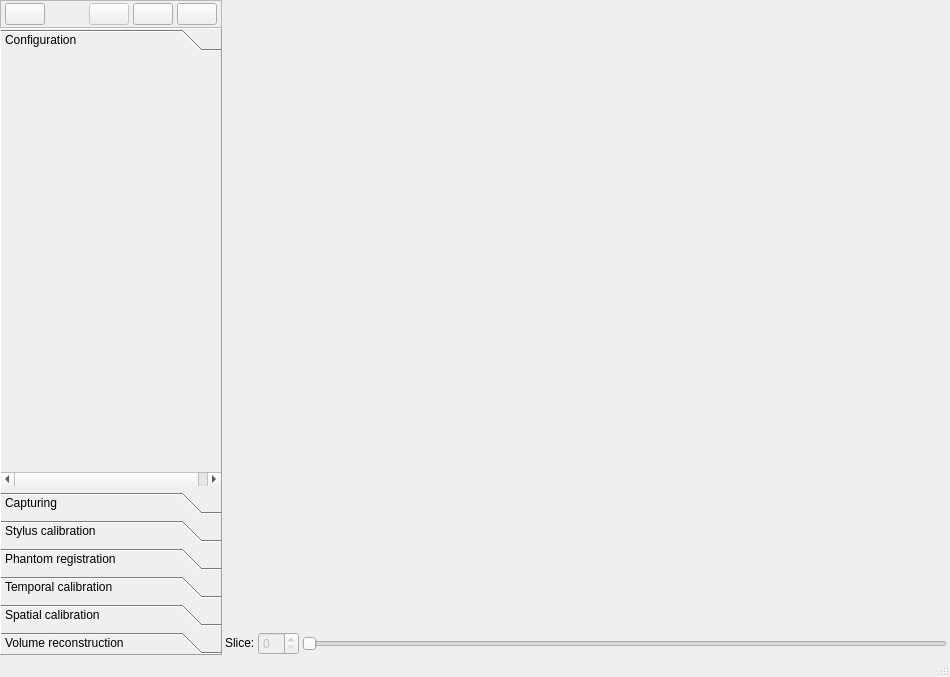
<?xml version="1.0" encoding="UTF-8"?>
<ui version="4.0">
 <class>fCalMainWindow</class>
 <widget class="QMainWindow" name="fCalMainWindow">
  <property name="geometry">
   <rect>
    <x>0</x>
    <y>0</y>
    <width>950</width>
    <height>677</height>
   </rect>
  </property>
  <property name="windowTitle">
   <string>fCal</string>
  </property>
  <property name="windowIcon">
   <iconset resource="fCal.qrc">
    <normaloff>:/icons/Resources/icon_fCal.png</normaloff>:/icons/Resources/icon_fCal.png</iconset>
  </property>
  <widget class="QWidget" name="centralWidget">
   <property name="sizePolicy">
    <sizepolicy hsizetype="MinimumExpanding" vsizetype="MinimumExpanding">
     <horstretch>0</horstretch>
     <verstretch>0</verstretch>
    </sizepolicy>
   </property>
   <layout class="QGridLayout" name="gridLayout">
    <property name="leftMargin">
     <number>0</number>
    </property>
    <property name="topMargin">
     <number>0</number>
    </property>
    <property name="rightMargin">
     <number>0</number>
    </property>
    <property name="bottomMargin">
     <number>0</number>
    </property>
    <property name="spacing">
     <number>0</number>
    </property>
    <item row="0" column="0" rowspan="2">
     <widget class="QWidget" name="widget_toolboxContainer" native="true">
      <property name="sizePolicy">
       <sizepolicy hsizetype="MinimumExpanding" vsizetype="Preferred">
        <horstretch>2</horstretch>
        <verstretch>0</verstretch>
       </sizepolicy>
      </property>
      <layout class="QVBoxLayout" name="verticalLayout_toolboxContainer">
       <property name="spacing">
        <number>0</number>
       </property>
       <property name="leftMargin">
        <number>0</number>
       </property>
       <property name="topMargin">
        <number>0</number>
       </property>
       <property name="rightMargin">
        <number>0</number>
       </property>
       <property name="bottomMargin">
        <number>0</number>
       </property>
       <item>
        <widget class="QFrame" name="frame_Toolbar">
         <property name="frameShape">
          <enum>QFrame::StyledPanel</enum>
         </property>
         <property name="frameShadow">
          <enum>QFrame::Raised</enum>
         </property>
         <layout class="QHBoxLayout" name="horizontalLayout">
          <property name="spacing">
           <number>4</number>
          </property>
          <property name="leftMargin">
           <number>4</number>
          </property>
          <property name="topMargin">
           <number>2</number>
          </property>
          <property name="rightMargin">
           <number>4</number>
          </property>
          <property name="bottomMargin">
           <number>2</number>
          </property>
          <item>
           <widget class="QPushButton" name="pushButton_SaveConfiguration">
            <property name="focusPolicy">
             <enum>Qt::ClickFocus</enum>
            </property>
            <property name="toolTip">
             <string>Save current device set configuration</string>
            </property>
            <property name="text">
             <string/>
            </property>
            <property name="icon">
             <iconset resource="fCal.qrc">
              <normaloff>:/icons/Resources/icon_Save.png</normaloff>:/icons/Resources/icon_Save.png</iconset>
            </property>
           </widget>
          </item>
          <item>
           <spacer name="horizontalSpacer">
            <property name="orientation">
             <enum>Qt::Horizontal</enum>
            </property>
            <property name="sizeHint" stdset="0">
             <size>
              <width>40</width>
              <height>20</height>
             </size>
            </property>
           </spacer>
          </item>
          <item>
           <widget class="QPushButton" name="pushButton_ImageOrientation">
            <property name="enabled">
             <bool>false</bool>
            </property>
            <property name="focusPolicy">
             <enum>Qt::ClickFocus</enum>
            </property>
            <property name="contextMenuPolicy">
             <enum>Qt::DefaultContextMenu</enum>
            </property>
            <property name="toolTip">
             <string>Image (2D) Controls</string>
            </property>
            <property name="text">
             <string/>
            </property>
            <property name="icon">
             <iconset resource="fCal.qrc">
              <normaloff>:/icons/Resources/icon_ImageControl.png</normaloff>:/icons/Resources/icon_ImageControl.png</iconset>
            </property>
           </widget>
          </item>
          <item>
           <widget class="QPushButton" name="pushButton_ShowDevices">
            <property name="focusPolicy">
             <enum>Qt::ClickFocus</enum>
            </property>
            <property name="toolTip">
             <string>Show all devices / Show content for current toolbox</string>
            </property>
            <property name="text">
             <string/>
            </property>
            <property name="icon">
             <iconset resource="fCal.qrc">
              <normaloff>:/icons/Resources/icon_ObjectMode.png</normaloff>:/icons/Resources/icon_ObjectMode.png</iconset>
            </property>
            <property name="checkable">
             <bool>true</bool>
            </property>
           </widget>
          </item>
          <item>
           <widget class="QPushButton" name="pushButton_Tools">
            <property name="focusPolicy">
             <enum>Qt::NoFocus</enum>
            </property>
            <property name="toolTip">
             <string>Tools menu</string>
            </property>
            <property name="text">
             <string/>
            </property>
            <property name="icon">
             <iconset resource="fCal.qrc">
              <normaloff>:/icons/Resources/icon_Tools.png</normaloff>:/icons/Resources/icon_Tools.png</iconset>
            </property>
           </widget>
          </item>
         </layout>
        </widget>
       </item>
       <item>
        <widget class="QToolBox" name="toolbox">
         <property name="frameShape">
          <enum>QFrame::Panel</enum>
         </property>
         <property name="frameShadow">
          <enum>QFrame::Raised</enum>
         </property>
         <property name="currentIndex">
          <number>0</number>
         </property>
         <widget class="QWidget" name="toolbox_Configuration">
          <property name="geometry">
           <rect>
            <x>0</x>
            <y>0</y>
            <width>230</width>
            <height>419</height>
           </rect>
          </property>
          <property name="minimumSize">
           <size>
            <width>230</width>
            <height>0</height>
           </size>
          </property>
          <attribute name="label">
           <string>Configuration</string>
          </attribute>
         </widget>
         <widget class="QWidget" name="toolbox_Capturing">
          <property name="geometry">
           <rect>
            <x>0</x>
            <y>0</y>
            <width>230</width>
            <height>28</height>
           </rect>
          </property>
          <property name="minimumSize">
           <size>
            <width>230</width>
            <height>0</height>
           </size>
          </property>
          <attribute name="label">
           <string>Capturing</string>
          </attribute>
         </widget>
         <widget class="QWidget" name="toolbox_StylusCalibration">
          <property name="geometry">
           <rect>
            <x>0</x>
            <y>0</y>
            <width>230</width>
            <height>28</height>
           </rect>
          </property>
          <property name="minimumSize">
           <size>
            <width>230</width>
            <height>0</height>
           </size>
          </property>
          <attribute name="label">
           <string>Stylus calibration</string>
          </attribute>
         </widget>
         <widget class="QWidget" name="toolbox_PhantomRegistration">
          <property name="geometry">
           <rect>
            <x>0</x>
            <y>0</y>
            <width>230</width>
            <height>28</height>
           </rect>
          </property>
          <property name="minimumSize">
           <size>
            <width>230</width>
            <height>0</height>
           </size>
          </property>
          <attribute name="label">
           <string>Phantom registration</string>
          </attribute>
         </widget>
         <widget class="QWidget" name="toolbox_TemporalCalibration">
          <property name="geometry">
           <rect>
            <x>0</x>
            <y>0</y>
            <width>230</width>
            <height>28</height>
           </rect>
          </property>
          <property name="minimumSize">
           <size>
            <width>230</width>
            <height>0</height>
           </size>
          </property>
          <attribute name="label">
           <string>Temporal calibration</string>
          </attribute>
         </widget>
         <widget class="QWidget" name="toolbox_SpatialCalibration">
          <property name="geometry">
           <rect>
            <x>0</x>
            <y>0</y>
            <width>230</width>
            <height>28</height>
           </rect>
          </property>
          <property name="minimumSize">
           <size>
            <width>230</width>
            <height>0</height>
           </size>
          </property>
          <attribute name="label">
           <string>Spatial calibration</string>
          </attribute>
         </widget>
         <widget class="QWidget" name="toolbox_VolumeReconstruction">
          <property name="geometry">
           <rect>
            <x>0</x>
            <y>0</y>
            <width>230</width>
            <height>28</height>
           </rect>
          </property>
          <property name="minimumSize">
           <size>
            <width>230</width>
            <height>0</height>
           </size>
          </property>
          <attribute name="label">
           <string>Volume reconstruction</string>
          </attribute>
         </widget>
        </widget>
       </item>
      </layout>
     </widget>
    </item>
    <item row="0" column="1">
     <widget class="QWidget" name="widget_viewingContainer" native="true">
      <property name="sizePolicy">
       <sizepolicy hsizetype="Preferred" vsizetype="Preferred">
        <horstretch>8</horstretch>
        <verstretch>0</verstretch>
       </sizepolicy>
      </property>
      <layout class="QVBoxLayout" name="verticalLayout_viewingContainer">
       <property name="spacing">
        <number>0</number>
       </property>
       <property name="leftMargin">
        <number>0</number>
       </property>
       <property name="topMargin">
        <number>0</number>
       </property>
       <property name="rightMargin">
        <number>0</number>
       </property>
       <property name="bottomMargin">
        <number>0</number>
       </property>
       <item>
        <widget class="QVTKOpenGLNativeWidget" name="canvas" native="true">
         <property name="sizePolicy">
          <sizepolicy hsizetype="Expanding" vsizetype="Expanding">
           <horstretch>0</horstretch>
           <verstretch>0</verstretch>
          </sizepolicy>
         </property>
         <property name="minimumSize">
          <size>
           <width>640</width>
           <height>480</height>
          </size>
         </property>
         <property name="sizeIncrement">
          <size>
           <width>4</width>
           <height>3</height>
          </size>
         </property>
         <property name="focusPolicy">
          <enum>Qt::ClickFocus</enum>
         </property>
        </widget>
       </item>
       <item>
        <widget class="QWidget" name="widget_sliceNumberContainer" native="true">
         <property name="sizePolicy">
          <sizepolicy hsizetype="Preferred" vsizetype="Minimum">
           <horstretch>0</horstretch>
           <verstretch>0</verstretch>
          </sizepolicy>
         </property>
         <layout class="QHBoxLayout" name="horizontalLayout_SliceNumber">
          <property name="spacing">
           <number>3</number>
          </property>
          <property name="leftMargin">
           <number>3</number>
          </property>
          <property name="topMargin">
           <number>0</number>
          </property>
          <property name="rightMargin">
           <number>3</number>
          </property>
          <property name="bottomMargin">
           <number>0</number>
          </property>
          <item>
           <widget class="QLabel" name="label_SliceNumber">
            <property name="sizePolicy">
             <sizepolicy hsizetype="Preferred" vsizetype="Fixed">
              <horstretch>0</horstretch>
              <verstretch>0</verstretch>
             </sizepolicy>
            </property>
            <property name="text">
             <string>Slice:</string>
            </property>
           </widget>
          </item>
          <item>
           <widget class="QSpinBox" name="spinBox_SliceNumber">
            <property name="enabled">
             <bool>false</bool>
            </property>
           </widget>
          </item>
          <item>
           <widget class="QSlider" name="horizontalSlider_SliceNumber">
            <property name="enabled">
             <bool>false</bool>
            </property>
            <property name="orientation">
             <enum>Qt::Horizontal</enum>
            </property>
           </widget>
          </item>
         </layout>
        </widget>
       </item>
      </layout>
     </widget>
    </item>
   </layout>
  </widget>
  <widget class="QStatusBar" name="statusBar">
   <property name="sizeGripEnabled">
    <bool>true</bool>
   </property>
  </widget>
 </widget>
 <layoutdefault spacing="6" margin="11"/>
 <customwidgets>
  <customwidget>
   <class>QVTKOpenGLNativeWidget</class>
   <extends>QWidget</extends>
   <header location="global">QVTKOpenGLNativeWidget.h</header>
   <container>1</container>
  </customwidget>
 </customwidgets>
 <resources>
  <include location="fCal.qrc"/>
 </resources>
 <connections/>
</ui>
